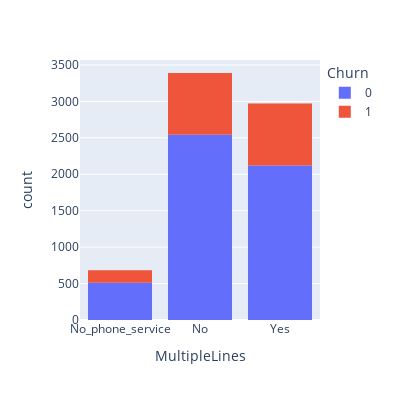

The notebook cell saved with this chart:
### Code cell
print(
    f'A customer with a multiple lines has a probability of {round(df[df["MultipleLines"]=="Yes"]["Churn"].mean()*100,2)} % churn'
)
print()
print(
    f'A customer without multiple lines has a probability of {round(df[df["MultipleLines"]=="No"]["Churn"].mean()*100,2)} % churn'
)
print()
fig = px.histogram(df, x="MultipleLines", color="Churn", width=400, height=400)
fig.show()

### Figure 1 — Plotly figure (JSON) as saved in the notebook; plotly's stock layout.template omitted (floating-point values rounded to 4 significant figures; data arrays with more than 128 entries replaced by an {"elided": "..."} marker saying what was removed)
{"data": [{"alignmentgroup": "True", "bingroup": "x", "hovertemplate": "Churn=0<br>MultipleLines=%{x}<br>count=%{y}<extra></extra>", "legendgroup": "0", "marker": {"color": "#636efa", "pattern": {"shape": ""}}, "name": "0", "offsetgroup": "0", "orientation": "v", "showlegend": true, "type": "histogram", "x": {"elided": "5174 str values"}, "xaxis": "x", "yaxis": "y"}, {"alignmentgroup": "True", "bingroup": "x", "hovertemplate": "Churn=1<br>MultipleLines=%{x}<br>count=%{y}<extra></extra>", "legendgroup": "1", "marker": {"color": "#EF553B", "pattern": {"shape": ""}}, "name": "1", "offsetgroup": "1", "orientation": "v", "showlegend": true, "type": "histogram", "x": {"elided": "1869 str values"}, "xaxis": "x", "yaxis": "y"}], "layout": {"barmode": "relative", "height": 400, "legend": {"title": {"text": "Churn"}, "tracegroupgap": 0}, "margin": {"t": 60}, "width": 400, "xaxis": {"anchor": "y", "domain": [0, 1], "title": {"text": "MultipleLines"}}, "yaxis": {"anchor": "x", "domain": [0, 1], "title": {"text": "count"}}}}
